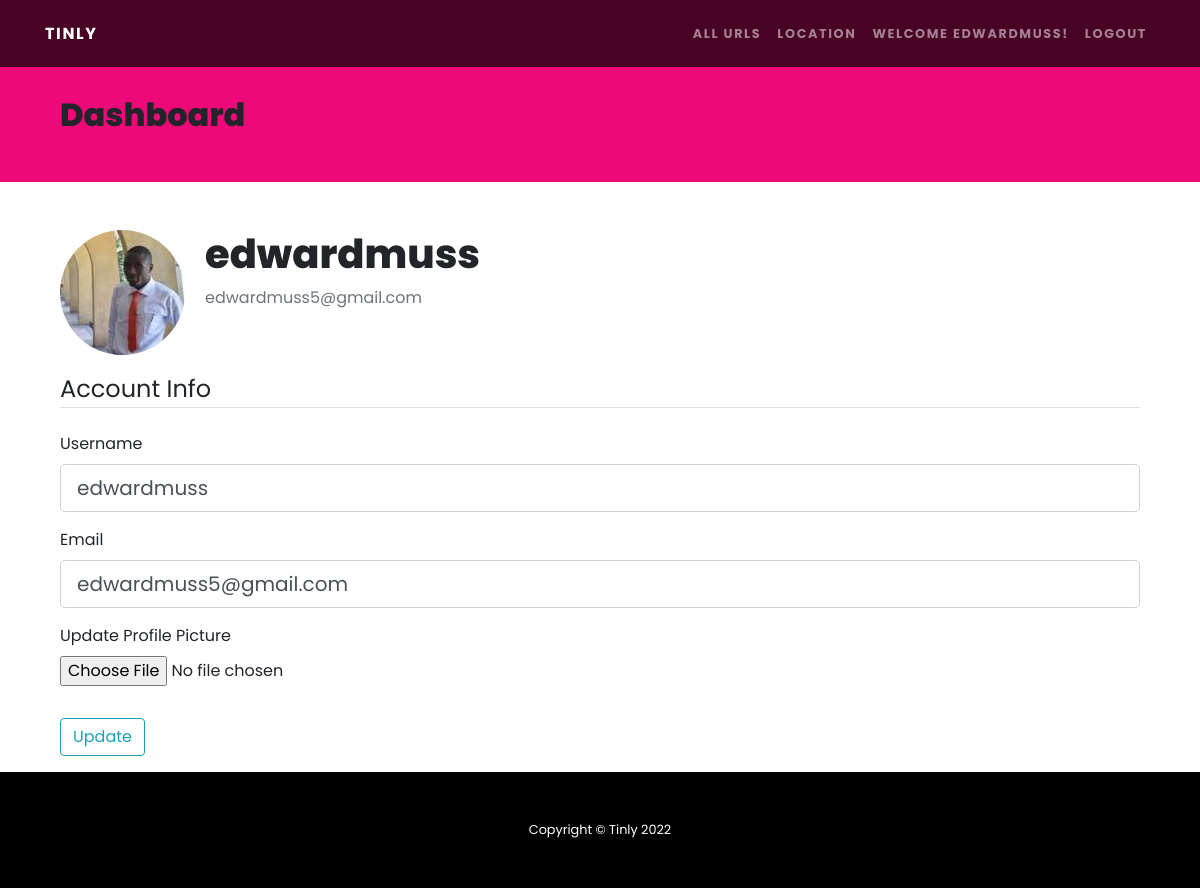
The page /dashboard (signed in) on the database its author committed.
### models/base_model.py (models this page shows, shortened)
class User(db.Model, UserMixin):
    id = db.Column(db.Integer, primary_key=True)
    username = db.Column(db.String(20), nullable=False, unique=True)
    email = db.Column(db.String(120), unique=True, nullable=False)
    image_file = db.Column(db.String(20), nullable=False, default='default.jpg')
    password = db.Column(db.String(80), nullable=False)
    created_at = db.Column(DateTime, default=datetime.datetime.now)
    updated_at = db.Column(DateTime, default=datetime.datetime.now, onupdate=datetime.datetime.now)

### core/routes/web.py (the view)
@app.route('/dashboard', methods=['GET', 'POST'])
@login_required
def dashboard():
    form = UpdateAccountForm()
    if form.validate_on_submit():
        if form.picture.data:
            picture_file = save_picture(form.picture.data)
            current_user.image_file = picture_file
        current_user.username = form.username.data
        current_user.email = form.email.data
        db.session.commit()
        flash('Your account has been updated!', 'success')
        return redirect(url_for('dashboard'))
    elif request.method == 'GET':
        form.username.data = current_user.username
        form.email.data = current_user.email
    image_file = url_for('static', filename='profile_pics/' + current_user.image_file)
    return render_template('dashboard.html', title='Account',
                           image_file=image_file, form=form)

### core/auth.py (shortened to what this page needs)
class UpdateAccountForm(FlaskForm):
    username = StringField('Username',
                           validators=[InputRequired(), Length(min=2, max=20)])
    email = StringField('Email',
                        validators=[InputRequired(), Email()])
    picture = FileField('Update Profile Picture', validators=[FileAllowed(['jpg', 'png'])])
    submit = SubmitField('Update')

### core/auth.py (called while the page is built)
@login_manager.user_loader
def load_user(user_id):
    return User.query.get(int(user_id))

### core/templates/dashboard.html (shortened to what this page needs)
{% extends "base.html" %}
{% block content %}
    <div class="row bg-primary pt-5">
        <div class="container">
            <div class="col-md-12 mt-5 mb-5">
                <h2 class="">Dashboard</h2>
            </div>
        </div>
    </div>
        <div class="row">
        <div class="container">
            <div class="col-md-12 mt-5">
                <div class="content-section">
                    <div class="media">
                      <img class="rounded-circle account-img" src="{{ image_file }}">
                      <div class="media-body">
                        <h2 class="account-heading">{{ current_user.username }}</h2>
                        <p class="text-secondary">{{ current_user.email }}</p>
                      </div>
                    </div>
                      <form method="POST" action="" enctype="multipart/form-data">
                          <fieldset class="form-group">
                              <legend class="border-bottom mb-4">Account Info</legend>
                              <div class="form-group">
                                  {{ form.username.label(class="form-control-label") }}
                                  {% if form.username.errors %}
                                      {{ form.username(class="form-control form-control-lg is-invalid") }}
                                      <div class="invalid-feedback">
                                          {% for error in form.username.errors %}
                                              <span>{{ error }}</span>
                                          {% endfor %}
                                      </div>
                                  {% else %}
                                      {{ form.username(class="form-control form-control-lg") }}
                                  {% endif %}
                              </div>
                              <div class="form-group">
                                  {{ form.email.label(class="form-control-label") }}
                                  {% if form.email.errors %}
                                      {{ form.email(class="form-control form-control-lg is-invalid") }}
                                      <div class="invalid-feedback">
                                          {% for error in form.email.errors %}
                                              <span>{{ error }}</span>
                                          {% endfor %}
                                      </div>
                                  {% else %}
                                      {{ form.email(class="form-control form-control-lg") }}
                                  {% endif %}
                              </div>
                              <div class="form-group">
                                  {{ form.picture.label() }}
                                  {{ form.picture(class="form-control-file") }}
                              </div>
                          </fieldset>
                          <div class="form-group">
                              {{ form.submit(class="btn btn-outline-info") }}
                          </div>
                      </form>
                  </div>
            </div>
        </div>
    </div>
{% endblock %}

### core/templates/base.html (shortened to what this page needs)
<!DOCTYPE html>
<html lang="en">
<head>
    <link rel="stylesheet" href="https://stackpath.bootstrapcdn.com/bootstrap/4.5.2/css/bootstrap.min.css">
    <link href='https://cdnjs.cloudflare.com/ajax/libs/font-awesome/4.0.3/css/font-awesome.css' rel='stylesheet'>
	<link href="{{ url_for('static',filename='css/style.css') }}" rel="stylesheet">
</head>
<body oncontextmenu='return true' class='snippet-body'>
    <div class="main">
        <nav class="navbar navbar-expand-lg navbar-dark navbar-custom fixed-top">
            <div class="container">
                <a class="navbar-brand" href=".">Tinly</a>
                <div class="collapse navbar-collapse" id="navbarResponsive">
                    <ul class="navbar-nav ml-auto">
                        {% if current_user.is_authenticated %}
                            <li class="nav-item">
                                <a class="nav-link" href="all-urls">All Urls</a>
                            </li>
                            <li class="nav-item">
                                <a class="nav-link" href="user-location">Location</a>
                            </li>
                            <li class="nav-item">
                                <a class="nav-link" href="{{ url_for('dashboard') }}">Welcome {{ current_user.username }}!</a>
                            </li>
                            <li class="nav-item">
                                <a class="nav-link" href="{{ url_for('logout') }}">Logout</a>
                            </li>
                        {% endif %}
                    </ul>
                </div>
            </div>
        </nav>
        {% block content%}
        {% endblock %}
    </div>
  <footer class="py-5 bg-black">
    <div class="container">
        <p class="m-0 text-center text-white small">Copyright &copy; Tinly {{ moment().format('YYYY') }}</p>
    </div>
</footer>
</body>
</html>

### static/css/style.css (style rules this page uses)
body { font-family: "Poppins"; margin: 0px; padding: 0px; position: absolute; width: 100%; height: 100vh; }
.main { display: flex; flex-direction: column; min-height: 90%; }
h1, h2, h3, h4, h5, h6 { font-family: "Poppins"; font-weight: 800 !important }
.bg-black { background-color: #000 !important }
.navbar-custom { padding-top: 1rem; padding-bottom: 1rem; background-color: rgba(0, 0, 0, .7) }
.navbar-custom .navbar-brand { text-transform: uppercase; font-size: 1rem; letter-spacing: .1rem; font-weight: 700 }
.navbar-custom .navbar-nav .nav-item .nav-link { text-transform: uppercase; font-size: .8rem; font-weight: 700; letter-spacing: .1rem }
.bg-primary { background-color: #ee0979 !important }
.account-img { height: 125px; width: 125px; margin-right: 20px; margin-bottom: 16px; }
.account-heading { font-size: 2.5rem; }
footer { left: 0; bottom: 0; width: 100%; background-color: red; color: white; text-align: center; flex: 0 0 auto; }

### rows shown on the page
User: username "EDWARDMUSS", username "edwardmuss", email "edwardmuss5@gmail.com"

### other values the page prints
{{ moment().format('YYYY') }} "2022"
